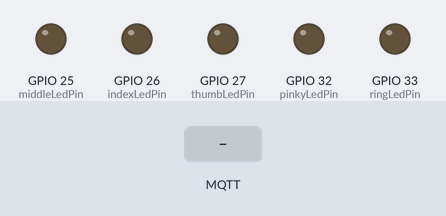
Bench run of a sketch on a simulated ESP32. On the bench: output pins drawn as LEDs (lit = HIGH). The test bench sets the inputs (shaded band). WiFi joins after 1.5 s; servers stay silent unless stated; no MQTT or app messages arrive unless stated; what the sketch prints to the serial monitor is not drawn.

Above: at 3.2 s.
3.3 s: MQTT message "on" arrives on the first subscribed topic
At 4.5 s:
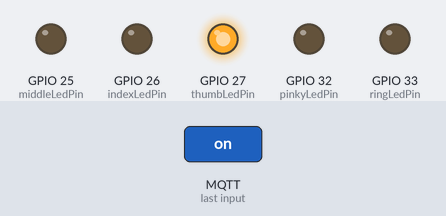
4.8 s: MQTT message "on" arrives on the second subscribed topic
At 5.6 s:
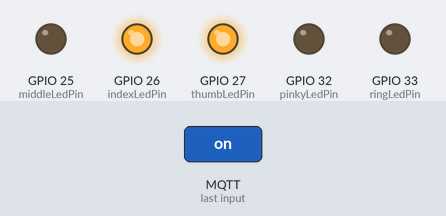
6.3 s: MQTT message "thumb" arrives on the first subscribed topic
At 6.8 s:
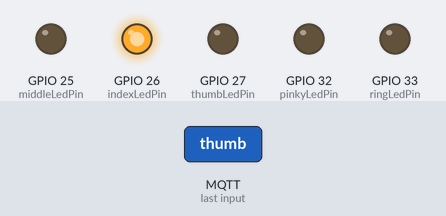
7.8 s: MQTT message "on" arrives on the third subscribed topic
At 9.0 s:
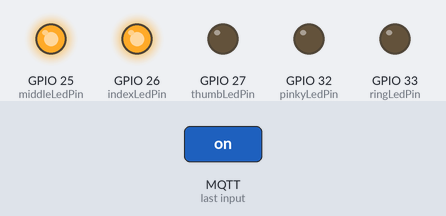
9.3 s: MQTT message "index" arrives on the second subscribed topic
At 10.2 s:
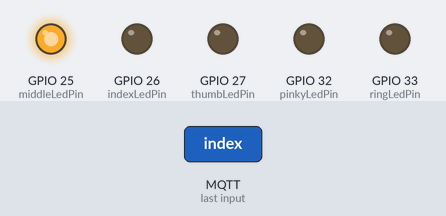
10.8 s: MQTT message "thumb" arrives on the third subscribed topic
At 11.4 s:
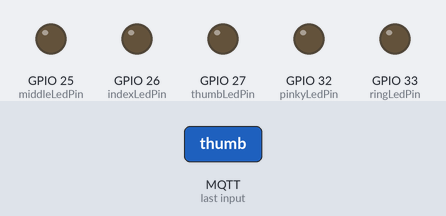
Timing chart, 0 to 13.3 s (numbered marks = the images above; inputs shaded):
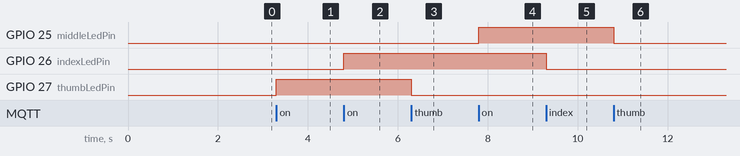

The sketch:

gesture_led_control.ino
```cpp
#include <WiFi.h>
#include <PubSubClient.h>

// WiFi credentials
const char* ssid = "Wifi";             // <-- your Wi-Fi SSID
const char* password = "123456789h";   // <-- your Wi-Fi password

// MQTT Broker settings (your VM IP)
const char* mqtt_server = "34.27.113.8";
const int mqtt_port = 1883;
const char* mqtt_user = "pablo";
const char* mqtt_pass = "idunno";

// GPIO pins for LEDs
const int thumbLedPin = 27;
const int indexLedPin = 26;
const int middleLedPin = 25;
const int ringLedPin = 33;
const int pinkyLedPin = 32;

WiFiClient espClient;
PubSubClient client(espClient);

// Turn LEDs ON or OFF based on finger
void controlLed(const String &finger, bool state) {
  if (finger == "thumb") digitalWrite(thumbLedPin, state ? HIGH : LOW);
  else if (finger == "index") digitalWrite(indexLedPin, state ? HIGH : LOW);
  else if (finger == "middle") digitalWrite(middleLedPin, state ? HIGH : LOW);
  else if (finger == "ring") digitalWrite(ringLedPin, state ? HIGH : LOW);
  else if (finger == "pinky") digitalWrite(pinkyLedPin, state ? HIGH : LOW);
}

// Handle received MQTT message
void callback(char* topic, byte* payload, unsigned int length) {
  String message;
  for (unsigned int i = 0; i < length; i++) {
    message += (char)payload[i];
  }

  Serial.print("Message arrived on topic: ");
  Serial.println(topic);
  Serial.print("Message: ");
  Serial.println(message);

  String topicStr = String(topic);
  if (topicStr.startsWith("hand/led/")) {
    String finger = topicStr.substring(9);
    bool state = (message == "on");
    controlLed(finger, state);
  }
}

// MQTT reconnection
void reconnect() {
  while (!client.connected()) {
    Serial.print("Attempting MQTT connection...");
    if (client.connect("ESP32Client", mqtt_user, mqtt_pass)) {
      Serial.println("connected");
      client.subscribe("hand/led/thumb");
      client.subscribe("hand/led/index");
      client.subscribe("hand/led/middle");
      client.subscribe("hand/led/ring");
      client.subscribe("hand/led/pinky");
    } else {
      Serial.print("failed, rc=");
      Serial.print(client.state());
      Serial.println(" try again in 5 seconds");
      delay(5000);
    }
  }
}

void setup() {
  Serial.begin(115200);

  pinMode(thumbLedPin, OUTPUT);
  pinMode(indexLedPin, OUTPUT);
  pinMode(middleLedPin, OUTPUT);
  pinMode(ringLedPin, OUTPUT);
  pinMode(pinkyLedPin, OUTPUT);

  WiFi.begin(ssid, password);
  Serial.print("Connecting to WiFi");
  while (WiFi.status() != WL_CONNECTED) {
    delay(1000);
    Serial.print(".");
  }
  Serial.println("\nWiFi connected");
  Serial.println(WiFi.localIP());

  client.setServer(mqtt_server, mqtt_port);
  client.setCallback(callback);
}

void loop() {
  if (!client.connected()) {
    reconnect();
  }
  client.loop();
}
```

Measured:
- after the input at 3.3 s, GPIO 27 (thumbLedPin): LOW → HIGH at once
- after the input at 4.8 s, GPIO 26 (indexLedPin): LOW → HIGH at once
- after the input at 6.3 s, GPIO 27 (thumbLedPin): HIGH → LOW at once
- after the input at 7.8 s, GPIO 25 (middleLedPin): LOW → HIGH at once
- after the input at 9.3 s, GPIO 26 (indexLedPin): HIGH → LOW at once
- after the input at 10.8 s, GPIO 25 (middleLedPin): HIGH → LOW at once
